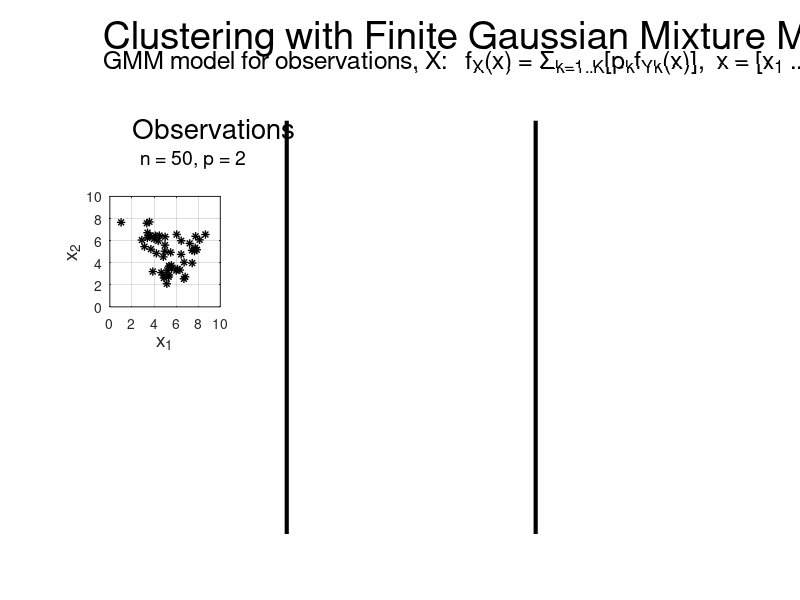

Recreate this plot in MATLAB. (Note: this script raises an error after producing the figure.)
clear;close all;clc;
format compact

figure
subplot(7,8,1:8)
axis off
text(0,1.2,'Clustering with Finite Gaussian Mixture Model, example','Fontsize',28)
text(0,0.55,'GMM model for observations, X:   f_X(x) = {\Sigma}_k_=_1_._._K[p_kf_Y_k(x)],  x = [x_1 ... x_p]^T, where  Y_k ~ N_p({\mu}_k,{\Sigma}_k),  {\Sigma}_k_=_1_._._K[p_k] = 1,  p_k {\geq} 0','Fontsize',18)
subplot(7,8,11:8:51)
axis off
line([0.5 0.5],[0 1],'Color','k','LineWidth',3)
subplot(7,8,14:8:54)
axis off
line([0.5 0.5],[0 1],'Color','k','LineWidth',3)
%----------------------------------------------------
% generate data
%----------------------------------------------------
n = 50;
p = 2;
p1 = 0.4;
n1 = round(p1*n);
mu1 = [4 6];
Sigma1 = [1 0; 0 1];
seed = 3;rng(seed);
X1 = mvnrnd(mu1,Sigma1,n1);
p2 = 0.3;
n2 = round(p2*n);
mu2 = [7 5];
Sigma2 = [1 0.7; 0.7 1];
X2 = mvnrnd(mu2,Sigma2,n2);   
p3 = 0.3;
n3 = round(p3*n);
mu3 = [6 3];
Sigma3 = [1 0; 0 0.25];
X3 = mvnrnd(mu3,Sigma3,n3);
X = [X1; X2; X3];
subplot(7,8,[17 18 25 26])
plot(X(:,1),X(:,2),'k*','LineWidth',1),xlim([0 10]),ylim([0 10]),grid,axis square,xlabel('x_1','Fontsize',14),ylabel('x_2','Fontsize',14)
subplot(7,8,9:10)
axis off
text(0.23,0.8,'Observations','Fontsize',20)
text(0.3,-0.1,['n = ' num2str(n) , ', p = 2'],'Fontsize',14)
%----------------------------------------------------
% K = 3: estimate parameters for MVN's
%----------------------------------------------------
disp('---------------------------------------------------------------------')
K = 3
disp('---------------------------------------------------------------------')
obj3 = gmdistribution.fit(X,K,'Start','randSample','Replicates',10);
estimated_priors = obj3.PComponents
disp('---------------------------------------------------------------------')
estimated_mean_vectors = obj3.mu
disp('---------------------------------------------------------------------')
estimated_covariance_matrices = obj3.Sigma
disp('---------------------------------------------------------------------')
%----------------------------------------------------
% K = 3: plot estimated pdf and contour
%----------------------------------------------------
p1_hat = obj3.PComponents(1);
mu1_hat = obj3.mu(1,:);
Sigma1_hat = obj3.Sigma(:,:,1);
%---------------------------
p2_hat = obj3.PComponents(2);
mu2_hat = obj3.mu(2,:);
Sigma2_hat = obj3.Sigma(:,:,2);
%---------------------------
p3_hat = obj3.PComponents(3);
mu3_hat = obj3.mu(3,:);
Sigma3_hat = obj3.Sigma(:,:,3);
%----------------------------
x1 = 0:0.25:10;
x2 = 0:0.25:10;
[X1,X2] = meshgrid(x1,x2);
F3 = p1_hat*mvnpdf([X1(:) X2(:)],mu1_hat,Sigma1_hat) + p2_hat*mvnpdf([X1(:) X2(:)],mu2_hat,Sigma2_hat) + p3_hat*mvnpdf([X1(:) X2(:)],mu3_hat,Sigma3_hat);
F3 = reshape(F3,length(x2),length(x1));
%------------------------------
subplot(7,8,[20 21 28 29])
surf(x1,x2,F3);
caxis([min(F3(:))-.5*range(F3(:)),max(F3(:))]);
xlabel('x_1','Fontsize',14); ylabel('x_2','Fontsize',14)
%--------------------------------
subplot(7,8,[44 45 52 53])
contour(x1,x2,F3),axis square,axis([0 10 0 10]),xlabel('x_1','Fontsize',14); ylabel('x_2','Fontsize',14)
subplot(7,8,12:13)
axis off
text(0,0.8,['K = ' num2str(K) ':  Estimation of GMM'],'Fontsize',20)
text(-0.15,0.45,'(see estimated parameters p_k, {\mu}_k, {\Sigma}_k in Command Window)','Fontsize',12)
text(0.2,-0.1,'estimated GMM pdf','Fontsize',14)
subplot(7,8,36:37)
axis off
text(0,-0.1,'contour plot of estimated GMM pdf','Fontsize',14)
%----------------------------------------------------
% K = 3: assign observations to clusters using MAP
%----------------------------------------------------
idx3 = cluster(obj3,X);
idx3_cluster_1 = (find(idx3 == 1))'
n3_cluster_1 = length(idx3_cluster_1)
disp('---------------------------------------------------------------------')
idx3_cluster_2 = (find(idx3 == 2))'
n3_cluster_2 = length(idx3_cluster_2)
disp('---------------------------------------------------------------------')
idx3_cluster_3 = (find(idx3 == 3))'
n3_cluster_3 = length(idx3_cluster_3)
disp('---------------------------------------------------------------------')
K3_cluster_1 = X(idx3_cluster_1,:);
K3_cluster_2 = X(idx3_cluster_2,:);
K3_cluster_3 = X(idx3_cluster_3,:);
subplot(7,8,[23 24 31 32])
plot(K3_cluster_1(:,1),K3_cluster_1(:,2),'r*','LineWidth',1),xlim([0 10]),ylim([0 10]),grid,axis square,xlabel('x_1','Fontsize',14),ylabel('x_2','Fontsize',14)
hold on
plot(K3_cluster_2(:,1),K3_cluster_2(:,2),'b*','LineWidth',1)
plot(K3_cluster_3(:,1),K3_cluster_3(:,2),'g*','LineWidth',1)
hold off
%----------------------------------------------------
% K = 3: illustrate posteriors
%----------------------------------------------------
posterior_probs = posterior(obj3,X);
K3_posteriors_cluster_1 = posterior_probs(idx3_cluster_1,:);
K3_posteriors_cluster_2 = posterior_probs(idx3_cluster_2,:);
K3_posteriors_cluster_3 = posterior_probs(idx3_cluster_3,:);
subplot(7,8,[47 48 55 56])
plot(1:n3_cluster_1,K3_posteriors_cluster_1(:,1),'r','LineWidth',3),xlim([0 n+1]),ylim([-0.1 1.1]),grid,axis square,xlabel('observation','Fontsize',14),ylabel('probability','Fontsize',14)
hold on
plot(1:n3_cluster_1,K3_posteriors_cluster_1(:,2),'b','LineWidth',1)
plot(1:n3_cluster_1,K3_posteriors_cluster_1(:,3),'g','LineWidth',1)
plot(n3_cluster_1+1:n3_cluster_1+n3_cluster_2,K3_posteriors_cluster_2(:,1),'r','LineWidth',1)
plot(n3_cluster_1+1:n3_cluster_1+n3_cluster_2,K3_posteriors_cluster_2(:,2),'b','LineWidth',3)
plot(n3_cluster_1+1:n3_cluster_1+n3_cluster_2,K3_posteriors_cluster_2(:,3),'g','LineWidth',1)
plot(n3_cluster_1+n3_cluster_2+1:n,K3_posteriors_cluster_3(:,1),'r','LineWidth',1)
plot(n3_cluster_1+n3_cluster_2+1:n,K3_posteriors_cluster_3(:,2),'b','LineWidth',1)
plot(n3_cluster_1+n3_cluster_2+1:n,K3_posteriors_cluster_3(:,3),'g','LineWidth',3)
hold off
subplot(7,8,15:16)
axis off
text(0.03,0.8,'Clustering with GMM','Fontsize',20)
text(-0.05,0.15,'assignment of observations to clusters','Fontsize',14)
text(-0.05,-0.1,'using MAP (Maximum Aposteriori Prob.)','Fontsize',14)
subplot(7,8,39:40)
axis off
text(-0.1,0.15,'posterior probabilites, P(k|x_j), k=1:K, j=1:n,','Fontsize',14)
text(-0.1,-0.1,'for each observation belonging to each cluster','Fontsize',14)

%-------------------------------------------------------------------------------------------------------------------
%-------------------------------------------------------------------------------------------------------------------

figure
subplot(7,8,1:8)
axis off
text(0,1.2,'Clustering with Finite Gaussian Mixture Model, example','Fontsize',28)
text(0,0.55,'GMM model for observations, X:   f_X(x) = {\Sigma}_k_=_1_._._K[p_kf_Y_k(x)],  x = [x_1 ... x_p]^T, where  Y_k ~ N_p({\mu}_k,{\Sigma}_k),  {\Sigma}_k_=_1_._._K[p_k] = 1,  p_k {\geq} 0','Fontsize',18)
subplot(7,8,11:8:51)
axis off
line([0.5 0.5],[0 1],'Color','k','LineWidth',3)
subplot(7,8,14:8:54)
axis off
line([0.5 0.5],[0 1],'Color','k','LineWidth',3)
subplot(7,8,[17 18 25 26])
plot(X(:,1),X(:,2),'k*','LineWidth',1),xlim([0 10]),ylim([0 10]),grid,axis square,xlabel('x_1','Fontsize',14),ylabel('x_2','Fontsize',14)
subplot(7,8,9:10)
axis off
text(0.23,0.8,'Observations','Fontsize',20)
text(0.3,-0.1,['n = ' num2str(n) , ', p = 2'],'Fontsize',14)
%----------------------------------------------------
% K = 2: estimate parameters for MVN's
%----------------------------------------------------
disp('  ')
disp('  ')
disp('  ')
disp('---------------------------------------------------------------------')
K = 2
disp('---------------------------------------------------------------------')
obj2 = gmdistribution.fit(X,K,'Start','randSample','Replicates',10);
estimated_priors = obj2.PComponents
disp('---------------------------------------------------------------------')
estimated_mean_vectors = obj2.mu
disp('---------------------------------------------------------------------')
estimated_covariance_matrices = obj2.Sigma
disp('---------------------------------------------------------------------')
%----------------------------------------------------
% K = 2: plot estimated pdf and contour
%----------------------------------------------------
p1_hat = obj2.PComponents(1);
mu1_hat = obj2.mu(1,:);
Sigma1_hat = obj2.Sigma(:,:,1);
%---------------------------
p2_hat = obj2.PComponents(2);
mu2_hat = obj2.mu(2,:);
Sigma2_hat = obj2.Sigma(:,:,2);
%----------------------------
x1 = 0:0.25:10;
x2 = 0:0.25:10;
[X1,X2] = meshgrid(x1,x2);
F2 = p1_hat*mvnpdf([X1(:) X2(:)],mu1_hat,Sigma1_hat) + p2_hat*mvnpdf([X1(:) X2(:)],mu2_hat,Sigma2_hat);
F2 = reshape(F2,length(x2),length(x1));
%------------------------------
subplot(7,8,[20 21 28 29])
surf(x1,x2,F2);
caxis([min(F2(:))-.5*range(F2(:)),max(F2(:))]);
xlabel('x_1','Fontsize',14); ylabel('x_2','Fontsize',14)
%--------------------------------
subplot(7,8,[44 45 52 53])
contour(x1,x2,F2),axis square,axis([0 10 0 10]),xlabel('x_1','Fontsize',14); ylabel('x_2','Fontsize',14)
subplot(7,8,12:13)
axis off
text(0,0.8,['K = ' num2str(K) ':  Estimation of GMM'],'Fontsize',20)
text(-0.15,0.45,'(see estimated parameters p_k, {\mu}_k, {\Sigma}_k in Command Window)','Fontsize',12)
text(0.2,-0.1,'estimated GMM pdf','Fontsize',14)
subplot(7,8,36:37)
axis off
text(0,-0.1,'contour plot of estimated GMM pdf','Fontsize',14)
%----------------------------------------------------
% K = 2: assign observations to clusters using MAP
%----------------------------------------------------
idx2 = cluster(obj2,X);
idx2_cluster_1 = (find(idx2 == 1))'
n2_cluster_1 = length(idx2_cluster_1)
disp('---------------------------------------------------------------------')
idx2_cluster_2 = (find(idx2 == 2))'
n2_cluster_2 = length(idx2_cluster_2)
disp('---------------------------------------------------------------------')
K2_cluster_1 = X(idx2_cluster_1,:);
K2_cluster_2 = X(idx2_cluster_2,:);
subplot(7,8,[23 24 31 32])
plot(K2_cluster_1(:,1),K2_cluster_1(:,2),'r*','LineWidth',1),xlim([0 10]),ylim([0 10]),grid,axis square,xlabel('x_1','Fontsize',14),ylabel('x_2','Fontsize',14)
hold on
plot(K2_cluster_2(:,1),K2_cluster_2(:,2),'b*','LineWidth',1)
hold off
%----------------------------------------------------
% K = 2: illustrate posteriors
%----------------------------------------------------
posterior_probs = posterior(obj2,X);
K2_posteriors_cluster_1 = posterior_probs(idx2_cluster_1,:);
K2_posteriors_cluster_2 = posterior_probs(idx2_cluster_2,:);
subplot(7,8,[47 48 55 56])
plot(1:n2_cluster_1,K2_posteriors_cluster_1(:,1),'r','LineWidth',3),xlim([0 n+1]),ylim([-0.1 1.1]),grid,axis square,xlabel('observation','Fontsize',14),ylabel('probability','Fontsize',14)
hold on
plot(1:n2_cluster_1,K2_posteriors_cluster_1(:,2),'b','LineWidth',1)
plot(n2_cluster_1+1:n,K2_posteriors_cluster_2(:,1),'r','LineWidth',1)
plot(n2_cluster_1+1:n,K2_posteriors_cluster_2(:,2),'b','LineWidth',3)
hold off
subplot(7,8,15:16)
axis off
text(0.03,0.8,'Clustering with GMM','Fontsize',20)
text(-0.05,0.15,'assignment of observations to clusters','Fontsize',14)
text(-0.05,-0.1,'using MAP (Maximum Aposteriori Prob.)','Fontsize',14)
subplot(7,8,39:40)
axis off
text(-0.1,0.15,'posterior probabilites, P(k|x_j), k=1:K, j=1:n,','Fontsize',14)
text(-0.1,-0.1,'for each observation belonging to each cluster','Fontsize',14)

%-------------------------------------------------------------------------------------------------------------------
%-------------------------------------------------------------------------------------------------------------------

figure
subplot(7,8,1:8)
axis off
text(0,1.2,'Clustering with Finite Gaussian Mixture Model, example','Fontsize',28)
text(0,0.55,'GMM model for observations, X:   f_X(x) = {\Sigma}_k_=_1_._._K[p_kf_Y_k(x)],  x = [x_1 ... x_p]^T, where  Y_k ~ N_p({\mu}_k,{\Sigma}_k),  {\Sigma}_k_=_1_._._K[p_k] = 1,  p_k {\geq} 0','Fontsize',18)
subplot(7,8,11:8:51)
axis off
line([0.5 0.5],[0 1],'Color','k','LineWidth',3)
subplot(7,8,14:8:54)
axis off
line([0.5 0.5],[0 1],'Color','k','LineWidth',3)
subplot(7,8,[17 18 25 26])
plot(X(:,1),X(:,2),'k*','LineWidth',1),xlim([0 10]),ylim([0 10]),grid,axis square,xlabel('x_1','Fontsize',14),ylabel('x_2','Fontsize',14)
subplot(7,8,9:10)
axis off
text(0.23,0.8,'Observations','Fontsize',20)
text(0.3,-0.1,['n = ' num2str(n) , ', p = 2'],'Fontsize',14)
%----------------------------------------------------
% K = 4: estimate parameters for MVN's
%----------------------------------------------------
disp('  ')
disp('  ')
disp('  ')
disp('---------------------------------------------------------------------')
K = 4
disp('---------------------------------------------------------------------')
obj4 = gmdistribution.fit(X,K,'Start','randSample','Replicates',10);
estimated_priors = obj4.PComponents
disp('---------------------------------------------------------------------')
estimated_mean_vectors = obj4.mu
disp('---------------------------------------------------------------------')
estimated_covariance_matrices = obj4.Sigma
disp('---------------------------------------------------------------------')
%----------------------------------------------------
% K = 4: plot estimated pdf and contour
%----------------------------------------------------
p1_hat = obj4.PComponents(1);
mu1_hat = obj4.mu(1,:);
Sigma1_hat = obj4.Sigma(:,:,1);
%---------------------------
p2_hat = obj4.PComponents(2);
mu2_hat = obj4.mu(2,:);
Sigma2_hat = obj4.Sigma(:,:,2);
%---------------------------
p3_hat = obj4.PComponents(3);
mu3_hat = obj4.mu(3,:);
Sigma3_hat = obj4.Sigma(:,:,3);
%----------------------------
p4_hat = obj4.PComponents(4);
mu4_hat = obj4.mu(4,:);
Sigma4_hat = obj4.Sigma(:,:,4);
%---------------------------
x1 = 0:0.25:10;
x2 = 0:0.25:10;
[X1,X2] = meshgrid(x1,x2);
F4 = p1_hat*mvnpdf([X1(:) X2(:)],mu1_hat,Sigma1_hat) + p2_hat*mvnpdf([X1(:) X2(:)],mu2_hat,Sigma2_hat) + p3_hat*mvnpdf([X1(:) X2(:)],mu3_hat,Sigma3_hat) + p4_hat*mvnpdf([X1(:) X2(:)],mu4_hat,Sigma4_hat);
F4 = reshape(F4,length(x2),length(x1));
%------------------------------
subplot(7,8,[20 21 28 29])
surf(x1,x2,F4);
caxis([min(F4(:))-.5*range(F4(:)),max(F4(:))]);
xlabel('x_1','Fontsize',14); ylabel('x_2','Fontsize',14)
%--------------------------------
subplot(7,8,[44 45 52 53])
contour(x1,x2,F4),axis square,axis([0 10 0 10]),xlabel('x_1','Fontsize',14); ylabel('x_2','Fontsize',14)
subplot(7,8,12:13)
axis off
text(0,0.8,['K = ' num2str(K) ':  Estimation of GMM'],'Fontsize',20)
text(-0.15,0.45,'(see estimated parameters p_k, {\mu}_k, {\Sigma}_k in Command Window)','Fontsize',12)
text(0.2,-0.1,'estimated GMM pdf','Fontsize',14)
subplot(7,8,36:37)
axis off
text(0,-0.1,'contour plot of estimated GMM pdf','Fontsize',14)
%----------------------------------------------------
% K = 4: assign observations to clusters using MAP
%----------------------------------------------------
idx4 = cluster(obj4,X);
idx4_cluster_1 = (find(idx4 == 1))'
n4_cluster_1 = length(idx4_cluster_1)
disp('---------------------------------------------------------------------')
idx4_cluster_2 = (find(idx4 == 2))'
n4_cluster_2 = length(idx4_cluster_2)
disp('---------------------------------------------------------------------')
idx4_cluster_3 = (find(idx4 == 3))'
n4_cluster_3 = length(idx4_cluster_3)
disp('---------------------------------------------------------------------')
idx4_cluster_4 = (find(idx4 == 4))'
n4_cluster_4 = length(idx4_cluster_4)
disp('---------------------------------------------------------------------')
K4_cluster_1 = X(idx4_cluster_1,:);
K4_cluster_2 = X(idx4_cluster_2,:);
K4_cluster_3 = X(idx4_cluster_3,:);
K4_cluster_4 = X(idx4_cluster_4,:);
subplot(7,8,[23 24 31 32])
plot(K4_cluster_1(:,1),K4_cluster_1(:,2),'r*','LineWidth',1),xlim([0 10]),ylim([0 10]),grid,axis square,xlabel('x_1','Fontsize',14),ylabel('x_2','Fontsize',14)
hold on
plot(K4_cluster_2(:,1),K4_cluster_2(:,2),'b*','LineWidth',1)
plot(K4_cluster_3(:,1),K4_cluster_3(:,2),'g*','LineWidth',1)
plot(K4_cluster_4(:,1),K4_cluster_4(:,2),'m*','LineWidth',1)
hold off
%----------------------------------------------------
% K = 4: illustrate posteriors
%----------------------------------------------------
posterior_probs = posterior(obj4,X);
K4_posteriors_cluster_1 = posterior_probs(idx4_cluster_1,:);
K4_posteriors_cluster_2 = posterior_probs(idx4_cluster_2,:);
K4_posteriors_cluster_3 = posterior_probs(idx4_cluster_3,:);
K4_posteriors_cluster_4 = posterior_probs(idx4_cluster_4,:);
subplot(7,8,[47 48 55 56])
plot(1:n4_cluster_1,K4_posteriors_cluster_1(:,1),'r','LineWidth',3),xlim([0 n+1]),ylim([-0.1 1.1]),grid,axis square,xlabel('observation','Fontsize',14),ylabel('probability','Fontsize',14)
hold on
plot(1:n4_cluster_1,K4_posteriors_cluster_1(:,2),'b','LineWidth',1)
plot(1:n4_cluster_1,K4_posteriors_cluster_1(:,3),'g','LineWidth',1)
plot(1:n4_cluster_1,K4_posteriors_cluster_1(:,4),'m','LineWidth',1)
plot(n4_cluster_1+1:n4_cluster_1+n4_cluster_2,K4_posteriors_cluster_2(:,1),'r','LineWidth',1)
plot(n4_cluster_1+1:n4_cluster_1+n4_cluster_2,K4_posteriors_cluster_2(:,2),'b','LineWidth',3)
plot(n4_cluster_1+1:n4_cluster_1+n4_cluster_2,K4_posteriors_cluster_2(:,3),'g','LineWidth',1)
plot(n4_cluster_1+1:n4_cluster_1+n4_cluster_2,K4_posteriors_cluster_2(:,4),'m','LineWidth',1)
plot(n4_cluster_1+n4_cluster_2+1:n4_cluster_1+n4_cluster_2+n4_cluster_3,K4_posteriors_cluster_3(:,1),'r','LineWidth',1)
plot(n4_cluster_1+n4_cluster_2+1:n4_cluster_1+n4_cluster_2+n4_cluster_3,K4_posteriors_cluster_3(:,2),'b','LineWidth',1)
plot(n4_cluster_1+n4_cluster_2+1:n4_cluster_1+n4_cluster_2+n4_cluster_3,K4_posteriors_cluster_3(:,3),'g','LineWidth',3)
plot(n4_cluster_1+n4_cluster_2+1:n4_cluster_1+n4_cluster_2+n4_cluster_3,K4_posteriors_cluster_3(:,4),'m','LineWidth',1)
plot(n4_cluster_1+n4_cluster_2+n4_cluster_3+1:n,K4_posteriors_cluster_4(:,1),'r','LineWidth',1)
plot(n4_cluster_1+n4_cluster_2+n4_cluster_3+1:n,K4_posteriors_cluster_4(:,2),'b','LineWidth',1)
plot(n4_cluster_1+n4_cluster_2+n4_cluster_3+1:n,K4_posteriors_cluster_4(:,3),'g','LineWidth',1)
plot(n4_cluster_1+n4_cluster_2+n4_cluster_3+1:n,K4_posteriors_cluster_4(:,4),'m','LineWidth',3)
hold off
subplot(7,8,15:16)
axis off
text(0.03,0.8,'Clustering with GMM','Fontsize',20)
text(-0.05,0.15,'assignment of observations to clusters','Fontsize',14)
text(-0.05,-0.1,'using MAP (Maximum Aposteriori Prob.)','Fontsize',14)
subplot(7,8,39:40)
axis off
text(-0.1,0.15,'posterior probabilites, P(k|x_j), k=1:K, j=1:n,','Fontsize',14)
text(-0.1,-0.1,'for each observation belonging to each cluster','Fontsize',14)

%-------------------------------------------------------------------------------------------------------------------
%-------------------------------------------------------------------------------------------------------------------

figure
subplot(7,8,1:8)
axis off
text(-0.05,1.2,'Comparison of GMM clustering for different numbers of clusters, K, using','Fontsize',28)
text(-0.05,0.6,'Akaike Information Criterion,     AIC = 2*log L_m_a_x - 2*N_p_a_r(K)','Fontsize',18)
text(-0.05,0.1,'Bayesian Information Criterion, BIC = 2*log L_m_a_x - N_p_a_r(K)*log n','Fontsize',18)
text(0.55,0.6,'where   L_m_a_x = max L = max {\Pi}_j_=_1_:_nf_X(x_j | p_k,{\mu}_k,{\Sigma}_k)      (maximized likelihood of observations)','Fontsize',12)
text(0.55,0.2,'and       N_p_a_r(K) = K*[1 + p(p+3)/2]-1                           (# of estimated parameters in GMM-model)','Fontsize',12)
subplot(7,8,11:8:51)
axis off
line([0.5 0.5],[0 1],'Color','k','LineWidth',3)
subplot(7,8,14:8:54)
axis off
line([0.5 0.5],[0 1],'Color','k','LineWidth',3)
subplot(7,8,9:10)
axis off
text(0.34,0.7,'K = 2','Fontsize',28)
text(0.15,0,'clustering and posteriors','Fontsize',14)
subplot(7,8,12:13)
axis off
text(0.34,0.7,'K = 3','Fontsize',28)
text(0.15,0,'clustering and posteriors','Fontsize',14)
subplot(7,8,15:16)
axis off
text(0.34,0.7,'K = 4','Fontsize',28)
text(0.15,0,'clustering and posteriors','Fontsize',14)
subplot(7,8,[17 18 25 26])
plot(K2_cluster_1(:,1),K2_cluster_1(:,2),'r*','LineWidth',1),xlim([0 10]),ylim([0 10]),grid,axis square
hold on
plot(K2_cluster_2(:,1),K2_cluster_2(:,2),'b*','LineWidth',1)
hold off
subplot(7,8,[33 34 41 42])
plot(1:n2_cluster_1,K2_posteriors_cluster_1(:,1),'r','LineWidth',3),xlim([0 n+1]),ylim([-0.1 1.1]),grid,axis square,xlabel('observation','Fontsize',10),ylabel('probability','Fontsize',10)
hold on
plot(1:n2_cluster_1,K2_posteriors_cluster_1(:,2),'b','LineWidth',1)
plot(n2_cluster_1+1:n,K2_posteriors_cluster_2(:,1),'r','LineWidth',1)
plot(n2_cluster_1+1:n,K2_posteriors_cluster_2(:,2),'b','LineWidth',3)
hold off
subplot(7,8,[20 21 28 29])
plot(K3_cluster_1(:,1),K3_cluster_1(:,2),'r*','LineWidth',1),xlim([0 10]),ylim([0 10]),grid,axis square
hold on
plot(K3_cluster_2(:,1),K3_cluster_2(:,2),'b*','LineWidth',1)
plot(K3_cluster_3(:,1),K3_cluster_3(:,2),'g*','LineWidth',1)
hold off
subplot(7,8,[36 37 44 45])
plot(1:n3_cluster_1,K3_posteriors_cluster_1(:,1),'r','LineWidth',3),xlim([0 n+1]),ylim([-0.1 1.1]),grid,axis square,xlabel('observation','Fontsize',10),ylabel('probability','Fontsize',10)
hold on
plot(1:n3_cluster_1,K3_posteriors_cluster_1(:,2),'b','LineWidth',1)
plot(1:n3_cluster_1,K3_posteriors_cluster_1(:,3),'g','LineWidth',1)
plot(n3_cluster_1+1:n3_cluster_1+n3_cluster_2,K3_posteriors_cluster_2(:,1),'r','LineWidth',1)
plot(n3_cluster_1+1:n3_cluster_1+n3_cluster_2,K3_posteriors_cluster_2(:,2),'b','LineWidth',3)
plot(n3_cluster_1+1:n3_cluster_1+n3_cluster_2,K3_posteriors_cluster_2(:,3),'g','LineWidth',1)
plot(n3_cluster_1+n3_cluster_2+1:n,K3_posteriors_cluster_3(:,1),'r','LineWidth',1)
plot(n3_cluster_1+n3_cluster_2+1:n,K3_posteriors_cluster_3(:,2),'b','LineWidth',1)
plot(n3_cluster_1+n3_cluster_2+1:n,K3_posteriors_cluster_3(:,3),'g','LineWidth',3)
hold off
subplot(7,8,[23 24 31 32])
plot(K4_cluster_1(:,1),K4_cluster_1(:,2),'r*','LineWidth',1),xlim([0 10]),ylim([0 10]),grid,axis square
hold on
plot(K4_cluster_2(:,1),K4_cluster_2(:,2),'b*','LineWidth',1)
plot(K4_cluster_3(:,1),K4_cluster_3(:,2),'g*','LineWidth',1)
plot(K4_cluster_4(:,1),K4_cluster_4(:,2),'m*','LineWidth',1)
hold off
subplot(7,8,[39 40 47 48])
plot(1:n4_cluster_1,K4_posteriors_cluster_1(:,1),'r','LineWidth',3),xlim([0 n+1]),ylim([-0.1 1.1]),grid,axis square,xlabel('observation','Fontsize',10),ylabel('probability','Fontsize',10)
hold on
plot(1:n4_cluster_1,K4_posteriors_cluster_1(:,2),'b','LineWidth',1)
plot(1:n4_cluster_1,K4_posteriors_cluster_1(:,3),'g','LineWidth',1)
plot(1:n4_cluster_1,K4_posteriors_cluster_1(:,4),'m','LineWidth',1)
plot(n4_cluster_1+1:n4_cluster_1+n4_cluster_2,K4_posteriors_cluster_2(:,1),'r','LineWidth',1)
plot(n4_cluster_1+1:n4_cluster_1+n4_cluster_2,K4_posteriors_cluster_2(:,2),'b','LineWidth',3)
plot(n4_cluster_1+1:n4_cluster_1+n4_cluster_2,K4_posteriors_cluster_2(:,3),'g','LineWidth',1)
plot(n4_cluster_1+1:n4_cluster_1+n4_cluster_2,K4_posteriors_cluster_2(:,4),'m','LineWidth',1)
plot(n4_cluster_1+n4_cluster_2+1:n4_cluster_1+n4_cluster_2+n4_cluster_3,K4_posteriors_cluster_3(:,1),'r','LineWidth',1)
plot(n4_cluster_1+n4_cluster_2+1:n4_cluster_1+n4_cluster_2+n4_cluster_3,K4_posteriors_cluster_3(:,2),'b','LineWidth',1)
plot(n4_cluster_1+n4_cluster_2+1:n4_cluster_1+n4_cluster_2+n4_cluster_3,K4_posteriors_cluster_3(:,3),'g','LineWidth',3)
plot(n4_cluster_1+n4_cluster_2+1:n4_cluster_1+n4_cluster_2+n4_cluster_3,K4_posteriors_cluster_3(:,4),'m','LineWidth',1)
plot(n4_cluster_1+n4_cluster_2+n4_cluster_3+1:n,K4_posteriors_cluster_4(:,1),'r','LineWidth',1)
plot(n4_cluster_1+n4_cluster_2+n4_cluster_3+1:n,K4_posteriors_cluster_4(:,2),'b','LineWidth',1)
plot(n4_cluster_1+n4_cluster_2+n4_cluster_3+1:n,K4_posteriors_cluster_4(:,3),'g','LineWidth',1)
plot(n4_cluster_1+n4_cluster_2+n4_cluster_3+1:n,K4_posteriors_cluster_4(:,4),'m','LineWidth',3)
hold off
subplot(7,8,49:50)
axis off
K = 2;
logL_2_clusters = -obj2.NlogL;
Npar_2_clusters = K*(1+p*(p+3)/2)-1;
AIC_2_clusters = -obj2.AIC;
BIC_2_clusters = -obj2.BIC;
text(0.21,0.45,['2*log L_m_a_x = ' num2str(2*logL_2_clusters,4)],'Fontsize',14)
text(0.21,0.08,['N_p_a_r = ' num2str(Npar_2_clusters)],'Fontsize',14)
text(0.21,-0.31,['AIC = ' num2str(AIC_2_clusters,4)],'Fontsize',14)
text(0.21,-0.65,['BIC = ' num2str(BIC_2_clusters,4) '  (K=2 best BIC)'],'Fontsize',14)
subplot(7,8,52:53)
axis off
K = 3;
logL_3_clusters = -obj3.NlogL;
Npar_3_clusters = K*(1+p*(p+3)/2)-1;
AIC_3_clusters = -obj3.AIC;
BIC_3_clusters = -obj3.BIC;
text(0.21,0.45,['2*log L_m_a_x = ' num2str(2*logL_3_clusters,4)],'Fontsize',14)
text(0.21,0.08,['N_p_a_r = ' num2str(Npar_3_clusters)],'Fontsize',14)
text(0.21,-0.31,['AIC = ' num2str(AIC_3_clusters,4) '  (K=3 best AIC)'],'Fontsize',14)
text(0.21,-0.65,['BIC = ' num2str(BIC_3_clusters,4)],'Fontsize',14)
subplot(7,8,55:56)
axis off
K = 4;
logL_4_clusters = -obj4.NlogL;
Npar_4_clusters = K*(1+p*(p+3)/2)-1;
AIC_4_clusters = -obj4.AIC;
BIC_4_clusters = -obj4.BIC;
text(0.21,0.45,['2*log L_m_a_x = ' num2str(2*logL_4_clusters,4)],'Fontsize',14)
text(0.21,0.08,['N_p_a_r = ' num2str(Npar_4_clusters)],'Fontsize',14)
text(0.21,-0.31,['AIC = ' num2str(AIC_4_clusters,4)],'Fontsize',14)
text(0.21,-0.65,['BIC = ' num2str(BIC_4_clusters,4)],'Fontsize',14)

%---------------------------------------------------------------------------------------------------------------------------------
